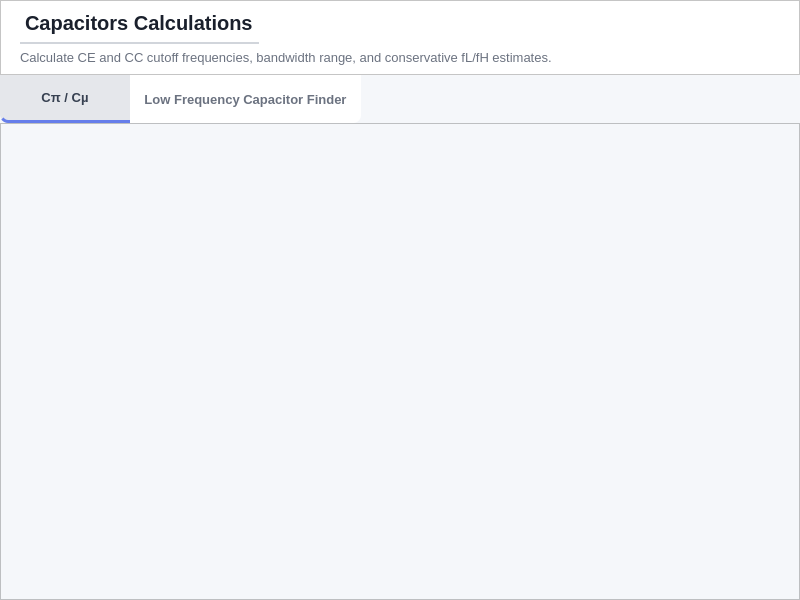
<?xml version="1.0" encoding="UTF-8"?>
<ui version="4.0">
 <class>Form</class>
 <widget class="QWidget" name="Form">
  <property name="geometry">
   <rect>
    <x>0</x>
    <y>0</y>
    <width>800</width>
    <height>600</height>
   </rect>
  </property>
  <property name="windowTitle">
   <string>Form</string>
  </property>
  <property name="styleSheet">
   <string notr="true">background-color: #f5f7fa;</string>
  </property>
  <layout class="QVBoxLayout" name="verticalLayout">
   <property name="spacing">
    <number>0</number>
   </property>
   <property name="leftMargin">
    <number>0</number>
   </property>
   <property name="topMargin">
    <number>0</number>
   </property>
   <property name="rightMargin">
    <number>0</number>
   </property>
   <property name="bottomMargin">
    <number>0</number>
   </property>
   <item>
    <widget class="QFrame" name="topBarFrame">
     <property name="sizePolicy">
      <sizepolicy hsizetype="Preferred" vsizetype="Fixed">
       <horstretch>0</horstretch>
       <verstretch>0</verstretch>
      </sizepolicy>
     </property>
     <property name="minimumSize">
      <size>
       <width>0</width>
       <height>70</height>
      </size>
     </property>
     <property name="maximumSize">
      <size>
       <width>16777215</width>
       <height>75</height>
      </size>
     </property>
     <property name="styleSheet">
      <string notr="true">background-color: white;</string>
     </property>
     <property name="frameShape">
      <enum>QFrame::Shape::StyledPanel</enum>
     </property>
     <layout class="QGridLayout" name="gridLayout_2">
      <item row="0" column="0">
       <spacer name="horizontalSpacer_4">
        <property name="orientation">
         <enum>Qt::Orientation::Horizontal</enum>
        </property>
        <property name="sizeType">
         <enum>QSizePolicy::Policy::Fixed</enum>
        </property>
        <property name="sizeHint" stdset="0">
         <size>
          <width>10</width>
          <height>20</height>
         </size>
        </property>
       </spacer>
      </item>
      <item row="0" column="1">
       <layout class="QVBoxLayout" name="verticalLayout_2">
        <property name="spacing">
         <number>20</number>
        </property>
        <property name="topMargin">
         <number>0</number>
        </property>
        <property name="bottomMargin">
         <number>0</number>
        </property>
        <item>
         <widget class="QLabel" name="labelTitle">
          <property name="sizePolicy">
           <sizepolicy hsizetype="Maximum" vsizetype="Fixed">
            <horstretch>0</horstretch>
            <verstretch>0</verstretch>
           </sizepolicy>
          </property>
          <property name="minimumSize">
           <size>
            <width>200</width>
            <height>34</height>
           </size>
          </property>
          <property name="styleSheet">
           <string notr="true">QLabel {
    font-size: 20px;
    font-weight: 900;
    color: #1a202c;
    background: transparent;

    border: none;
    border-bottom: 2px solid #d1d5db;  /* clean soft grey */
    padding-bottom: 6px;
}</string>
          </property>
          <property name="text">
           <string>Capacitors Calculations</string>
          </property>
         </widget>
        </item>
        <item>
         <widget class="QLabel" name="labelSubTitle">
          <property name="minimumSize">
           <size>
            <width>0</width>
            <height>0</height>
           </size>
          </property>
          <property name="styleSheet">
           <string notr="true">QLabel {
    font-size: 13px;
    font-weight: 400;
    color: #6b7280;   /* soft grey */
    background: transparent;
}</string>
          </property>
          <property name="text">
           <string>Calculate CE and CC cutoff frequencies, bandwidth range, and conservative fL/fH estimates.</string>
          </property>
         </widget>
        </item>
       </layout>
      </item>
      <item row="0" column="3">
       <spacer name="horizontalSpacer">
        <property name="orientation">
         <enum>Qt::Orientation::Horizontal</enum>
        </property>
        <property name="sizeType">
         <enum>QSizePolicy::Policy::MinimumExpanding</enum>
        </property>
        <property name="sizeHint" stdset="0">
         <size>
          <width>40</width>
          <height>20</height>
         </size>
        </property>
       </spacer>
      </item>
     </layout>
    </widget>
   </item>
   <item>
    <layout class="QHBoxLayout" name="horizontalLayout">
     <property name="spacing">
      <number>0</number>
     </property>
     <property name="sizeConstraint">
      <enum>QLayout::SizeConstraint::SetDefaultConstraint</enum>
     </property>
     <item>
      <widget class="QPushButton" name="buttonCpiCmu">
       <property name="minimumSize">
        <size>
         <width>130</width>
         <height>48</height>
        </size>
       </property>
       <property name="maximumSize">
        <size>
         <width>16777215</width>
         <height>16777215</height>
        </size>
       </property>
       <property name="cursor">
        <cursorShape>PointingHandCursor</cursorShape>
       </property>
       <property name="styleSheet">
        <string notr="true">QPushButton {
    background-color: #ffffff;
    border: none;
    
    /* Only the bottom-left is rounded */
    border-bottom-left-radius: 8px;
    border-top-left-radius: 0px;
    border-top-right-radius: 0px;
    border-bottom-right-radius: 0px;

    color: #6b7280;
    font-size: 13px;
    font-weight: 500;
    padding: 8px 14px;
    text-align: center;
}

/* Hover */
QPushButton:hover {
    background-color: #f9fafb;
    color: #667EEA;
}

/* While clicking */
QPushButton:pressed {
    background-color: transparent;
}

/* Selected (persistent state) */
QPushButton:checked {
    background-color: #e5e7eb;
    color: #374151;
    font-weight: 600;

    /* The blue line will now follow the bottom-left curve */
    border-bottom: 3px solid #667EEA;
}</string>
       </property>
       <property name="text">
        <string>Cπ / Cµ</string>
       </property>
       <property name="checkable">
        <bool>true</bool>
       </property>
       <property name="checked">
        <bool>true</bool>
       </property>
       <attribute name="buttonGroup">
        <string notr="true">buttonGroup</string>
       </attribute>
      </widget>
     </item>
     <item>
      <widget class="QPushButton" name="buttonLowFreqCapFinder">
       <property name="sizePolicy">
        <sizepolicy hsizetype="Minimum" vsizetype="Fixed">
         <horstretch>0</horstretch>
         <verstretch>0</verstretch>
        </sizepolicy>
       </property>
       <property name="minimumSize">
        <size>
         <width>130</width>
         <height>48</height>
        </size>
       </property>
       <property name="maximumSize">
        <size>
         <width>16777215</width>
         <height>16777215</height>
        </size>
       </property>
       <property name="cursor">
        <cursorShape>PointingHandCursor</cursorShape>
       </property>
       <property name="styleSheet">
        <string notr="true">QPushButton {
    background-color: #ffffff;
    border: none;
    
    /* Only the bottom-right is rounded now */
    border-bottom-right-radius: 8px;
    border-bottom-left-radius: 0px;
    border-top-left-radius: 0px;
    border-top-right-radius: 0px;

    color: #6b7280;
    font-size: 13px;
    font-weight: 500;
    padding: 8px 14px;
    text-align: center;
}

/* Hover */
QPushButton:hover {
    background-color: #f9fafb;
    color: #667EEA;
}

/* While clicking */
QPushButton:pressed {
    background-color: transparent;
}

/* Selected (persistent state) */
QPushButton:checked {
    background-color: #e5e7eb;
    color: #374151;
    font-weight: 600;

    /* Re-stating the radius here ensures the blue line follows the bottom-right curve */
    border-bottom-right-radius: 8px;
    border-bottom: 3px solid #667EEA;
}</string>
       </property>
       <property name="text">
        <string>Low Frequency Capacitor Finder</string>
       </property>
       <property name="checkable">
        <bool>true</bool>
       </property>
       <property name="checked">
        <bool>false</bool>
       </property>
       <attribute name="buttonGroup">
        <string notr="true">buttonGroup</string>
       </attribute>
      </widget>
     </item>
     <item>
      <spacer name="horizontalSpacer_2">
       <property name="orientation">
        <enum>Qt::Orientation::Horizontal</enum>
       </property>
       <property name="sizeHint" stdset="0">
        <size>
         <width>40</width>
         <height>20</height>
        </size>
       </property>
      </spacer>
     </item>
    </layout>
   </item>
   <item>
    <widget class="QScrollArea" name="scrollArea">
     <property name="styleSheet">
      <string notr="true">QScrollArea {
    background-color: #f5f7fa;
    border: none;
}

QScrollArea &gt; QWidget &gt; QWidget {
    background-color: #f5f7fa;
}

/* ── Vertical ── */
QScrollBar:vertical {
    background: #e9ebf0;
    width: 8px;
    border-radius: 4px;
    margin: 0px;
}

QScrollBar::handle:vertical {
    background: #b0b8c8;
    border-radius: 4px;
    min-height: 30px;
}

QScrollBar::handle:vertical:hover {
    background: #8e99ad;
}

QScrollBar::add-line:vertical,
QScrollBar::sub-line:vertical {
    height: 0px;
}

QScrollBar::add-page:vertical,
QScrollBar::sub-page:vertical {
    background: none;
}

/* ── Horizontal ── */
QScrollBar:horizontal {
    background: #e9ebf0;
    height: 8px;
    border-radius: 4px;
    margin: 0px;
}

QScrollBar::handle:horizontal {
    background: #b0b8c8;
    border-radius: 4px;
    min-width: 30px;
}

QScrollBar::handle:horizontal:hover {
    background: #8e99ad;
}

QScrollBar::add-line:horizontal,
QScrollBar::sub-line:horizontal {
    width: 0px;
}

QScrollBar::add-page:horizontal,
QScrollBar::sub-page:horizontal {
    background: none;
}</string>
     </property>
     <property name="widgetResizable">
      <bool>true</bool>
     </property>
     <widget class="QWidget" name="scrollAreaWidgetContents">
      <property name="geometry">
       <rect>
        <x>0</x>
        <y>0</y>
        <width>800</width>
        <height>475</height>
       </rect>
      </property>
      <layout class="QHBoxLayout" name="horizontalLayout_2">
       <item>
        <widget class="QStackedWidget" name="stackedWidget">
         <property name="currentIndex">
          <number>3</number>
         </property>
         <widget class="QWidget" name="page0CECE"/>
         <widget class="QWidget" name="page1CCCE"/>
         <widget class="QWidget" name="page2CECC"/>
         <widget class="QWidget" name="page3BufferSolver"/>
        </widget>
       </item>
      </layout>
     </widget>
    </widget>
   </item>
  </layout>
 </widget>
 <resources/>
 <connections/>
 <buttongroups>
  <buttongroup name="buttonGroup"/>
 </buttongroups>
</ui>
